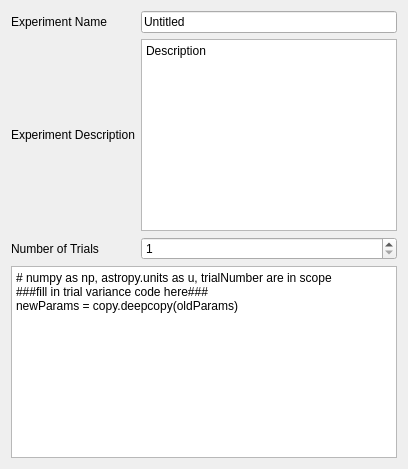
              <widget class="QWidget" name="tab">
               <attribute name="title">
                <string>Experiment</string>
               </attribute>
               <layout class="QVBoxLayout" name="verticalLayout_10">
                <item>
                 <layout class="QGridLayout" name="gridLayout_8">
                  <item row="0" column="0">
                   <widget class="QLabel" name="label_29">
                    <property name="text">
                     <string>Experiment Name</string>
                    </property>
                   </widget>
                  </item>
                  <item row="1" column="1">
                   <widget class="QPlainTextEdit" name="experimentDescEntry">
                    <property name="plainText">
                     <string>Description</string>
                    </property>
                   </widget>
                  </item>
                  <item row="1" column="0">
                   <widget class="QLabel" name="label_28">
                    <property name="text">
                     <string>Experiment Description</string>
                    </property>
                   </widget>
                  </item>
                  <item row="0" column="1">
                   <widget class="QLineEdit" name="experimentNameEntry">
                    <property name="text">
                     <string>Untitled</string>
                    </property>
                   </widget>
                  </item>
                  <item row="2" column="0">
                   <widget class="QLabel" name="label_30">
                    <property name="text">
                     <string>Number of Trials</string>
                    </property>
                   </widget>
                  </item>
                  <item row="2" column="1">
                   <widget class="QSpinBox" name="trialSpinBox">
                    <property name="minimum">
                     <number>1</number>
                    </property>
                    <property name="maximum">
                     <number>1000000000</number>
                    </property>
                    <property name="singleStep">
                     <number>10</number>
                    </property>
                    <property name="value">
                     <number>1</number>
                    </property>
                   </widget>
                  </item>
                 </layout>
                </item>
                <item>
                 <widget class="QPlainTextEdit" name="varianceTextArea">
                  <property name="plainText">
                   <string># numpy as np, astropy.units as u, trialNumber are in scope
###fill in trial variance code here###
newParams = copy.deepcopy(oldParams)</string>
                  </property>
                 </widget>
                </item>
               </layout>
              </widget>
